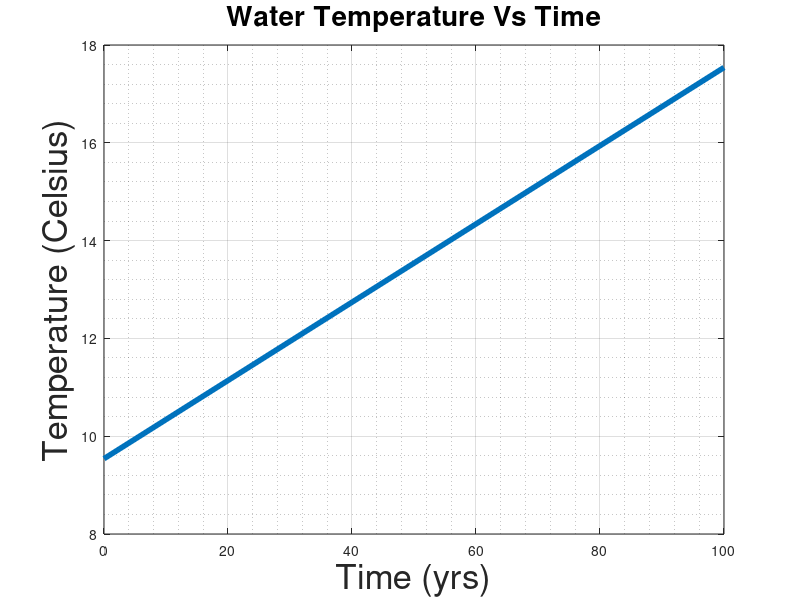

This chart was generated by the following MATLAB code: (Note: this script raises an error after producing the figure.)
% Water Temperature Trend

clear
close all

a = .08;
b = 9.54;

t = [0 100];

T = a*t + b;

figure(1)
plot(t,T,'LineWidth',4)
xlabel("Time (yrs)", 'FontSize', 25)
ylabel("Temperature (Celsius)", 'FontSize', 25)
title('Water Temperature Vs Time', "FontSize",20)
ax = gca;
grid on
grid minor
ax.MinorGridAlpha = 1;
ax.GridAlpha = 1;
set(gca,"FontSize",20)